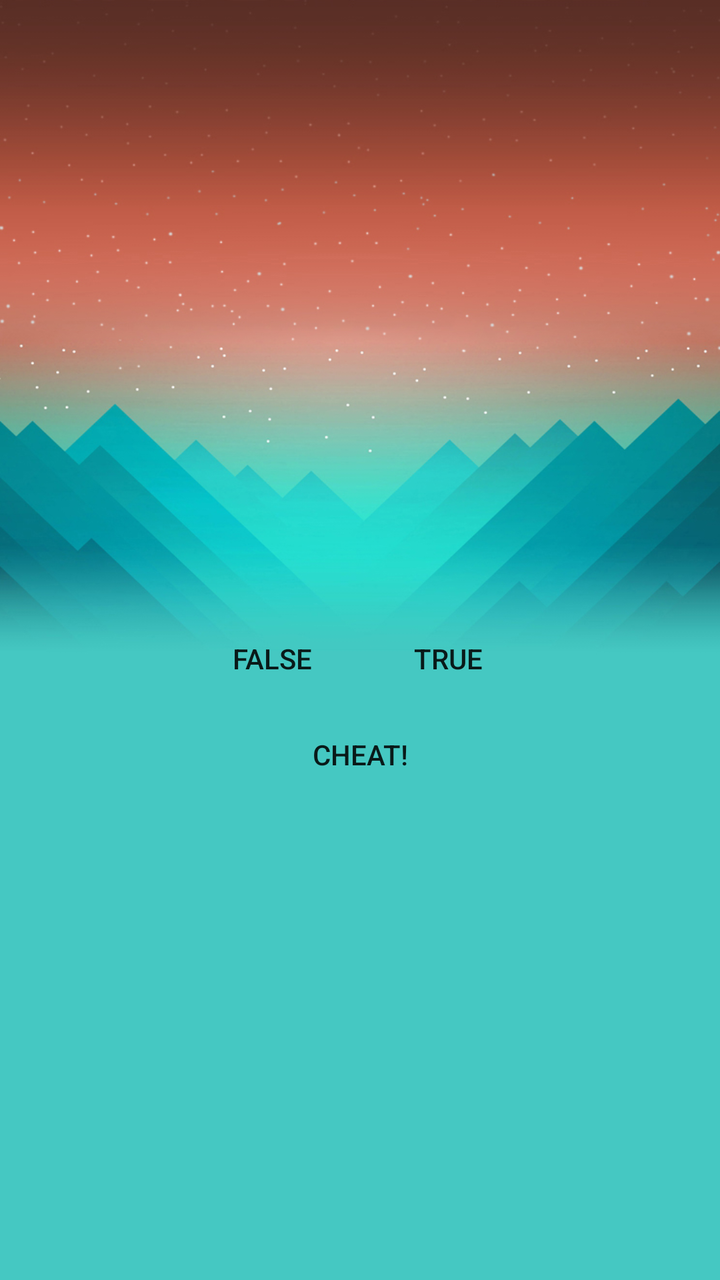
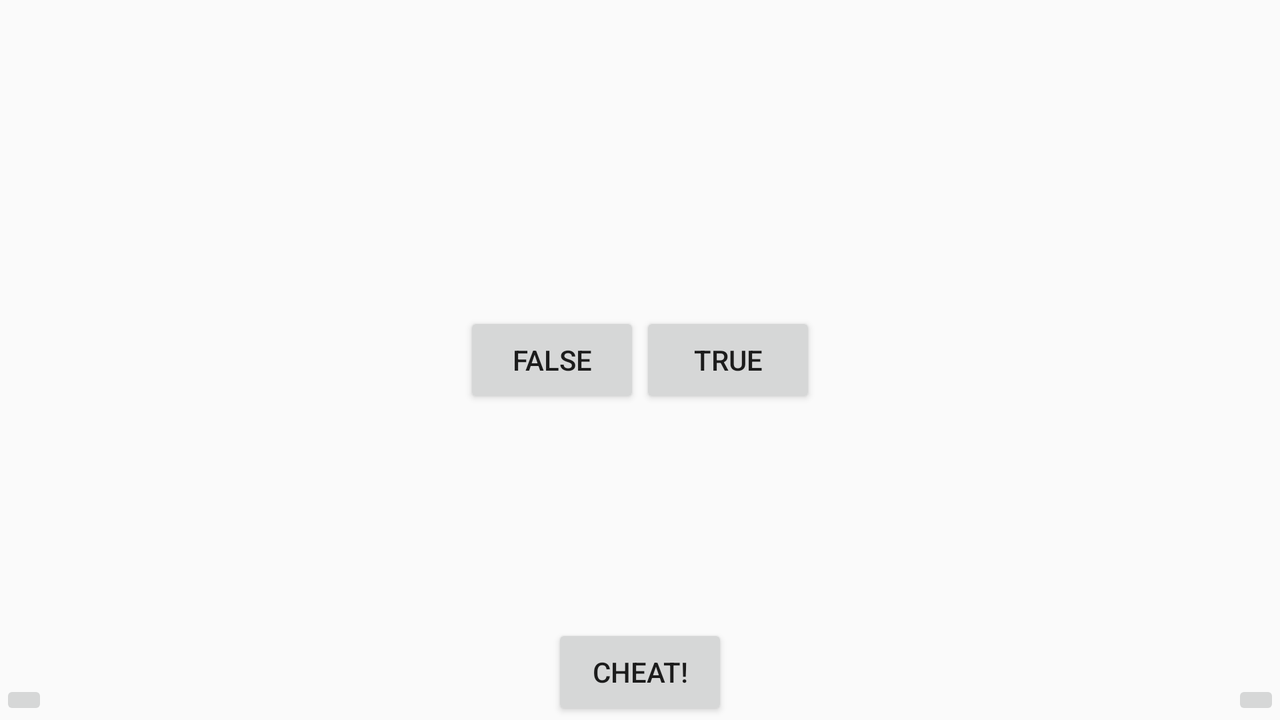

The same Android screen from two of the app's own layout files: first res/layout/ as a phone draws it, then the author's variant for another configuration, drawn on a device whose configuration selects that folder. Both files follow.
<!-- AndroidManifest.xml: application theme AppTheme -->
<!-- res/layout/activity_quiz.xml -->
<?xml version="1.0" encoding="utf-8"?>

<LinearLayout xmlns:android="http://schemas.android.com/apk/res/android"
    xmlns:app="http://schemas.android.com/apk/res-auto"
    xmlns:tools="http://schemas.android.com/tools"
    android:layout_width="match_parent"
    android:layout_height="match_parent"
    android:gravity="center"
    android:orientation="vertical"
    android:background="@drawable/gg">

    <TextView
        android:id="@+id/question_text_view"
        android:layout_width="wrap_content"
        android:layout_height="wrap_content"
        android:padding="24dp"/>

    <LinearLayout
        android:layout_width="wrap_content"
        android:layout_height="wrap_content"
        android:orientation="horizontal">
        <Button
            android:id="@+id/false_button"
            android:layout_width="wrap_content"
            android:layout_height="wrap_content"
            android:text="@string/false_button"
            android:background="@android:color/transparent" />
        <Button
            android:id="@+id/true_button"
            android:layout_width="wrap_content"
            android:layout_height="wrap_content"
            android:text="@string/true_button"
            android:background="@android:color/transparent"/>
    </LinearLayout>
    <LinearLayout
        android:layout_width="wrap_content"
        android:layout_height="wrap_content"
        android:orientation="horizontal">
        <ImageButton
            android:id="@+id/prev_button"
            android:layout_width="wrap_content"
            android:layout_height="wrap_content"
            android:src="@drawable/arrow_left"
            android:contentDescription="@string/prev_button"
            android:background="@android:color/transparent" />
        <Button
            android:id="@+id/cheat_button"
            android:layout_width="wrap_content"
            android:layout_height="wrap_content"
            android:text="@string/cheat_button"
            android:background="@android:color/transparent" />
        <ImageButton
            android:id="@+id/next_button"
            android:layout_width="wrap_content"
            android:layout_height="wrap_content"
            android:src="@drawable/arrow_right"
            android:contentDescription="@string/next_button"
            android:background="@android:color/transparent" />

    </LinearLayout>


</LinearLayout>
<!-- resources referenced by this layout -->
<resources>
  <!-- drawable gg: jpg bitmap (drawable, 240581 bytes) -->
  <string name="cheat_button">Cheat!</string>
  <string name="false_button">False</string>
  <string name="next_button">Next</string>
  <string name="prev_button">Prev</string>
  <string name="true_button">True</string>
  <style name="AppTheme" parent="Base.Theme.AppCompat.Light.DarkActionBar">
          
          <item name="colorPrimary">@color/colorPrimary</item>
          <item name="colorPrimaryDark">@color/colorPrimaryDark</item>
          <item name="colorAccent">@color/colorAccent</item>
      </style>
</resources>
<!-- res/layout-land/activity_quiz.xml (the author's variant of the layout above) -->
<!-- drawn on the phone turned sideways -->
<?xml version="1.0" encoding="utf-8"?>

<FrameLayout xmlns:android="http://schemas.android.com/apk/res/android"
    android:layout_height="match_parent"
    android:layout_width="match_parent">
    <TextView
        android:id="@+id/question_text_view"
        android:layout_width="wrap_content"
        android:layout_height="wrap_content"
        android:layout_gravity="center_horizontal"
        android:padding="24dp"/>
    <LinearLayout
        android:layout_width="wrap_content"
        android:layout_height="wrap_content"
        android:layout_gravity="center_horizontal|center_vertical"
        android:orientation="horizontal">
        <Button
            android:id="@+id/false_button"
            android:layout_width="wrap_content"
            android:layout_height="wrap_content"
            android:text="@string/false_button" />
        <Button
            android:id="@+id/true_button"
            android:layout_width="wrap_content"
            android:layout_height="wrap_content"
            android:text="@string/true_button" />
    </LinearLayout>

        <ImageButton
            android:id="@+id/prev_button"
            android:layout_width="wrap_content"
            android:layout_height="wrap_content"
            android:layout_gravity="bottom|left"
            android:src="@drawable/arrow_left"
            android:contentDescription="@string/prev_button"/>
        <Button
            android:id="@+id/cheat_button"
            android:layout_width="wrap_content"
            android:layout_height="wrap_content"
            android:layout_gravity="bottom|center_horizontal"
            android:text="@string/cheat_button"/>
        <ImageButton
            android:id="@+id/next_button"
            android:layout_width="wrap_content"
            android:layout_height="wrap_content"
            android:layout_gravity="bottom|right"
            android:src="@drawable/arrow_right"
            android:contentDescription="@string/next_button"/>


</FrameLayout>
<!-- resources referenced by the variant -->
<!-- as the phone turned sideways resolves them -->
<resources>
  <string name="cheat_button">Cheat!</string>
  <string name="false_button">False</string>
  <string name="next_button">Next</string>
  <string name="prev_button">Prev</string>
  <string name="true_button">True</string>
  <style name="AppTheme" parent="Base.Theme.AppCompat.Light.DarkActionBar">
          
          <item name="colorPrimary">@color/colorPrimary</item>
          <item name="colorPrimaryDark">@color/colorPrimaryDark</item>
          <item name="colorAccent">@color/colorAccent</item>
      </style>
</resources>
